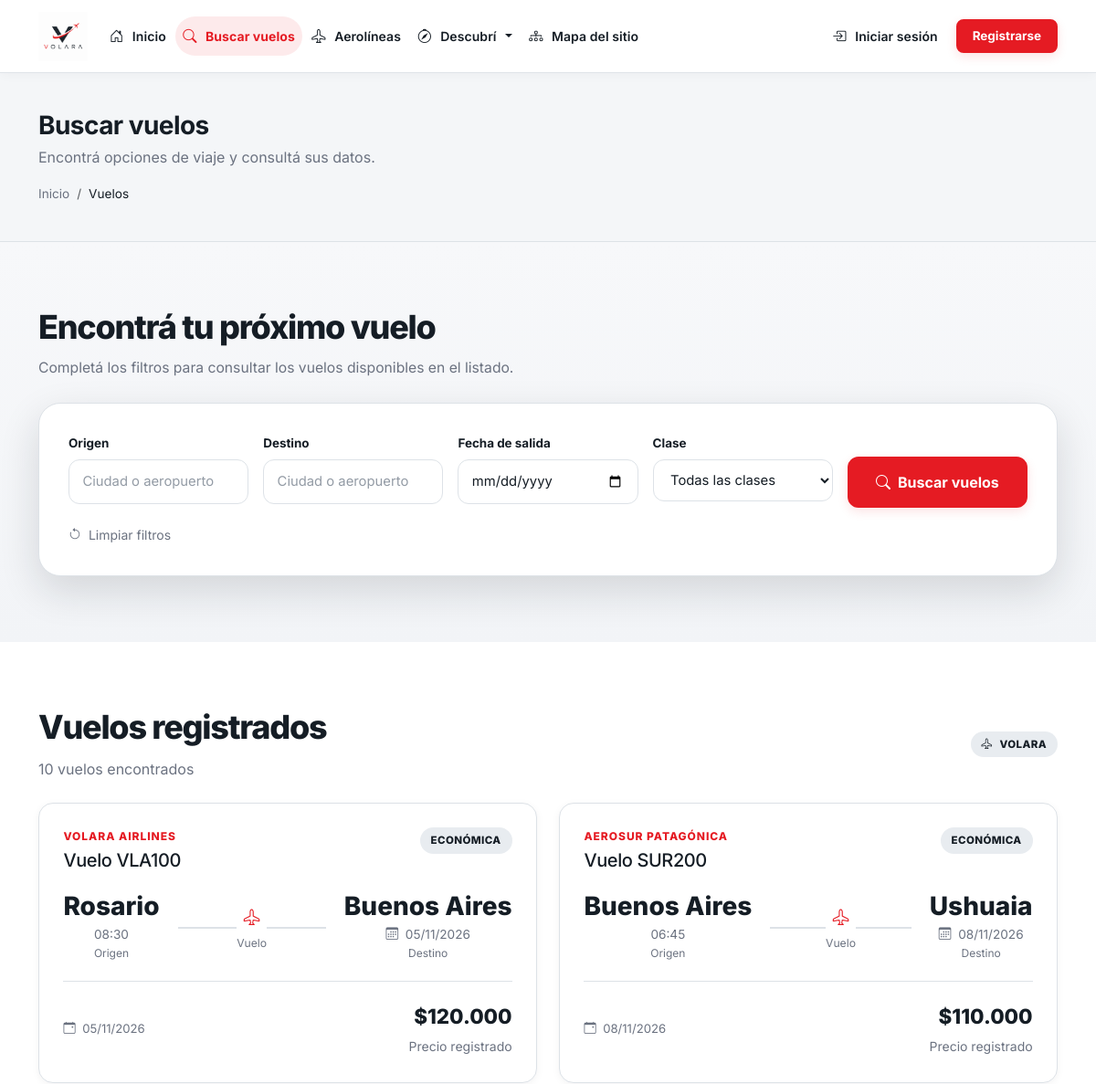
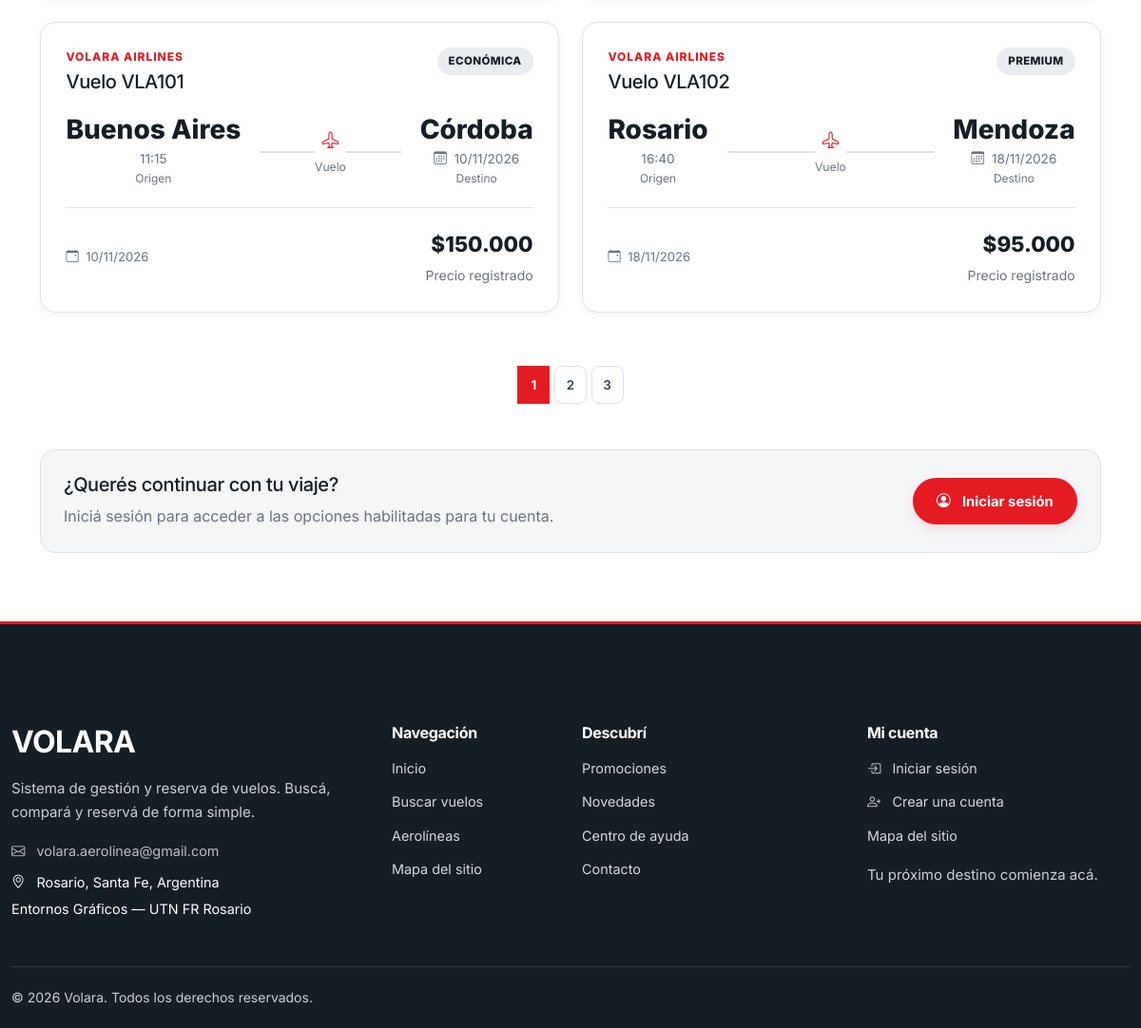
Page /Pages/Publico/vuelos.php on the committed database (2 pictures, top to bottom).
### tables this page shows
CREATE TABLE vuelos (
    codVuelo INT UNSIGNED AUTO_INCREMENT,

    codigoVuelo VARCHAR(20) NOT NULL,

    codAerolinea INT UNSIGNED NOT NULL,

    origen VARCHAR(100) NOT NULL,
    destino VARCHAR(100) NOT NULL,

    fecha DATE NOT NULL,
    hora TIME NOT NULL,

    precio DECIMAL(10,2) NOT NULL,

    asientosTotal INT UNSIGNED NOT NULL,
    asientosDisponibles INT UNSIGNED NOT NULL,

    clase ENUM(
        'economica',
        'premium',
        'business'
    ) NOT NULL DEFAULT 'economica',

     
    activo TINYINT(1) NOT NULL DEFAULT 1,

    fechaCreacion DATETIME NOT NULL DEFAULT CURRENT_TIMESTAMP,
    fechaActualizacion DATETIME NOT NULL DEFAULT CURRENT_TIMESTAMP
        ON UPDATE CURRENT_TIMESTAMP,

    PRIMARY KEY (codVuelo),

    UNIQUE KEY uk_vuelo_codigo (codigoVuelo),

    KEY idx_vuelo_aerolinea (codAerolinea),
    KEY idx_vuelo_busqueda (origen, destino, fecha),
    KEY idx_vuelo_fecha (fecha),

    CONSTRAINT fk_vuelo_aerolinea
        FOREIGN KEY (codAerolinea)
        REFERENCES aerolineas(codAerolinea)
        ON UPDATE CASCADE
        ON DELETE RESTRICT,

    CONSTRAINT chk_vuelo_origen_destino
        CHECK (origen <> destino),

    CONSTRAINT chk_vuelo_precio
        CHECK (precio > 0),

    CONSTRAINT chk_vuelo_asientos_total
        CHECK (asientosTotal > 0),

    CONSTRAINT chk_vuelo_asientos_disponibles
        CHECK (
            asientosDisponibles >= 0
            AND asientosDisponibles <= asientosTotal
        )

);

CREATE TABLE aerolineas (
    codAerolinea INT UNSIGNED AUTO_INCREMENT,
    codigoIATA CHAR(3) NOT NULL,
    nombre VARCHAR(120) NOT NULL,
    pais VARCHAR(100) NOT NULL,

    PRIMARY KEY (codAerolinea),

    UNIQUE KEY uk_aerolinea_iata (codigoIATA),
    UNIQUE KEY uk_aerolinea_nombre (nombre)

);

### Pages/Publico/vuelos.php (the view, shortened to what the rows shown need)
<?php
$pagina = max(1, (int) ($_GET['pagina'] ?? 1));
$porPagina = 4;
$vuelos = [];
$error = null;
try {
    $conexion = conectarDB();
    $condiciones = [];
    $parametros = [];
    $where = $condiciones
        ? ' WHERE ' . implode(' AND ', $condiciones)
        : '';
    $from = "
        FROM vuelos v
        INNER JOIN aerolineas a
            ON v.codAerolinea = a.codAerolinea
    ";
    $sqlCount = "SELECT COUNT(*) AS total " . $from . $where;
    $stmtCount = $conexion->prepare($sqlCount);
    $stmtCount->execute($parametros);
    $total = (int) $stmtCount->fetch(PDO::FETCH_ASSOC)['total'];
    $paginacion = paginar($total, $porPagina, $pagina);
    $offset = $paginacion['offset'];
    $sql = "
        SELECT
            v.codigoVuelo,
            v.origen,
            v.destino,
            v.fecha,
            v.hora,
            v.precio,
            v.clase,
            a.nombre AS nombreAerolinea
        " . $from . $where . "
        ORDER BY v.fecha ASC, v.hora ASC
        LIMIT :limite OFFSET :offset
    ";
    $stmt = $conexion->prepare($sql);
    $stmt->bindValue(':limite', $porPagina, PDO::PARAM_INT);
    $stmt->bindValue(':offset', $offset, PDO::PARAM_INT);
    $stmt->execute();
    $vuelos = $stmt->fetchAll(PDO::FETCH_ASSOC);
} catch (PDOException $e) {
    error_log('Error al consultar vuelos: ' . $e->getMessage());
    $error = 'No se pudieron cargar los vuelos. Intentá nuevamente más tarde.';
}
require __DIR__ . '/../../Includes/header.php';
?>
<main id="contenido-principal" tabindex="-1">
    <section class="page-header">
        <div class="container">
            <h1>Buscar vuelos</h1>
        </div>
    </section>
    <section class="section section-gray">
        <div class="container">
            <div class="mb-4">
                <h2 class="section-title">Encontrá tu próximo vuelo</h2>
            </div>
        </div>
    </section>
    <section class="section">
        <div class="container">
            <div class="d-flex flex-wrap justify-content-between
                        align-items-center gap-3 mb-4">
                <div>
                    <h2 class="section-title">Vuelos registrados</h2>
                </div>
            </div>
            <?php if ($error !== null): ?>
                <div class="volara-alert alert-danger" role="alert">
                    <i class="bi bi-exclamation-circle" aria-hidden="true"></i>
                    <?= htmlspecialchars(
                        $error,
                        ENT_QUOTES,
                        'UTF-8'
                    ) ?>
                </div>
            <?php else: ?>
                <div class="row g-4">
                    <?php foreach ($vuelos as $v): ?>
                        <?php
                        $claseVuelo = strtolower((string) ($v['clase'] ?? ''));
                        $nombresClases = [
                            'economica' => 'Económica',
                            'premium' => 'Premium',
                            'business' => 'Business',
                        ];
                        $nombreClase = $nombresClases[$claseVuelo]
                            ?? ucfirst($claseVuelo);
                        $fechaVuelo = !empty($v['fecha'])
                            && strtotime($v['fecha']) !== false
                            ? date('d/m/Y', strtotime($v['fecha']))
                            : 'Sin fecha';
                        $horaVuelo = !empty($v['hora'])
                            ? substr((string) $v['hora'], 0, 5)
                            : '--:--';
                        ?>
                        <div class="col-12 col-lg-6">
                            <article class="flight-card h-100">
                                <div class="d-flex flex-wrap
                                            justify-content-between
                                            align-items-start gap-2 mb-4">
                                    <div>
                                        <div class="eyebrow mb-1">
                                            <?= htmlspecialchars(
                                                $v['nombreAerolinea'],
                                                ENT_QUOTES,
                                                'UTF-8'
                                            ) ?>
                                        </div>
                                        <h3 class="h5 mb-0">
                                            Vuelo
                                            <?= htmlspecialchars(
                                                $v['codigoVuelo'],
                                                ENT_QUOTES,
                                                'UTF-8'
                                            ) ?>
                                        </h3>
                                    </div>
                                    <span class="volara-badge badge-neutral">
                                        <?= htmlspecialchars(
                                            $nombreClase,
                                            ENT_QUOTES,
                                            'UTF-8'
                                        ) ?>
                                    </span>
                                </div>
                                <div class="flight-route">
                                    <div class="flight-airport">
                                        <div class="code">
                                            <?= htmlspecialchars(
                                                $v['origen'],
                                                ENT_QUOTES,
                                                'UTF-8'
                                            ) ?>
                                        </div>
                                        <div class="time">
                                            <?= htmlspecialchars(
                                                $horaVuelo,
                                                ENT_QUOTES,
                                                'UTF-8'
                                            ) ?>
                                        </div>
                                        <div class="city">Origen</div>
                                    </div>
                                    <div class="flight-line">
                                        <div class="plane-icon">
                                            <i
                                                class="bi bi-airplane"
                                                aria-hidden="true"
                                            ></i>
                                        </div>
                                        <div class="duration">Vuelo</div>
                                    </div>
                                    <div class="flight-airport">
                                        <div class="code">
                                            <?= htmlspecialchars(
                                                $v['destino'],
                                                ENT_QUOTES,
                                                'UTF-8'
                                            ) ?>
                                        </div>
                                        <div class="time">
                                            <i
                                                class="bi bi-calendar3 me-1"
                                                aria-hidden="true"
                                            ></i>
                                            <?= htmlspecialchars(
                                                $fechaVuelo,
                                                ENT_QUOTES,
                                                'UTF-8'
                                            ) ?>
                                        </div>
                                        <div class="city">Destino</div>
                                    </div>
                                </div>
                                <div class="flight-meta">
                                    <div class="flight-meta-item">
                                        <i
                                            class="bi bi-calendar-event me-1"
                                            aria-hidden="true"
                                        ></i>
                                        <?= htmlspecialchars(
                                            $fechaVuelo,
                                            ENT_QUOTES,
                                            'UTF-8'
                                        ) ?>
                                    </div>
                                    <div class="flight-price">
                                        <div class="amount">
                                            <?= '$' . number_format(
                                                (float) $v['precio'],
                                                0,
                                                ',',
                                                '.'
                                            ) ?>
                                        </div>
                                        <small class="text-muted">
                                            Precio registrado
                                        </small>
                                    </div>
                                </div>
                            </article>
                        </div>
                    <?php endforeach; ?>
                </div>
            <?php endif; ?>
        </div>
    </section>
</main>
<?php require __DIR__ . '/../../Includes/footer.php'; ?>

### rows in the picture
vuelos: codAerolinea.nombre "VOLARA AIRLINES", codigoVuelo "VLA100", clase "ECONÓMICA", origen "Rosario", hora "08:30", destino "Buenos Aires", fecha "05/11/2026", precio "120.000"
vuelos: codAerolinea.nombre "AEROSUR PATAGÓNICA", codigoVuelo "SUR200", clase "ECONÓMICA", origen "Buenos Aires", hora "06:45", destino "Ushuaia", fecha "08/11/2026", precio "110.000"
vuelos: codAerolinea.nombre "VOLARA AIRLINES", codigoVuelo "VLA101", clase "ECONÓMICA", origen "Buenos Aires", hora "11:15", destino "Córdoba", fecha "10/11/2026", precio "150.000"
vuelos: codAerolinea.nombre "VOLARA AIRLINES", codigoVuelo "VLA102", clase "PREMIUM", origen "Rosario", hora "16:40", destino "Mendoza", fecha "18/11/2026", precio "95.000"

### other values in the picture
$total "10"
